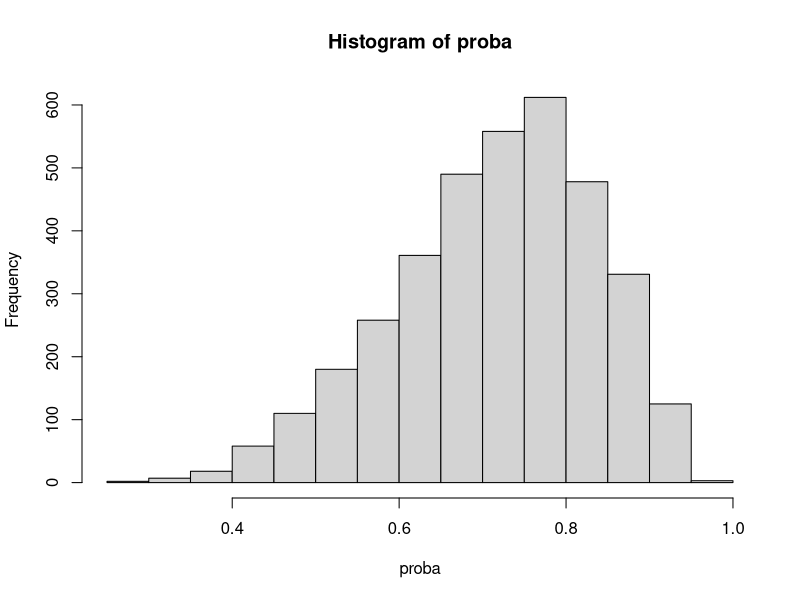
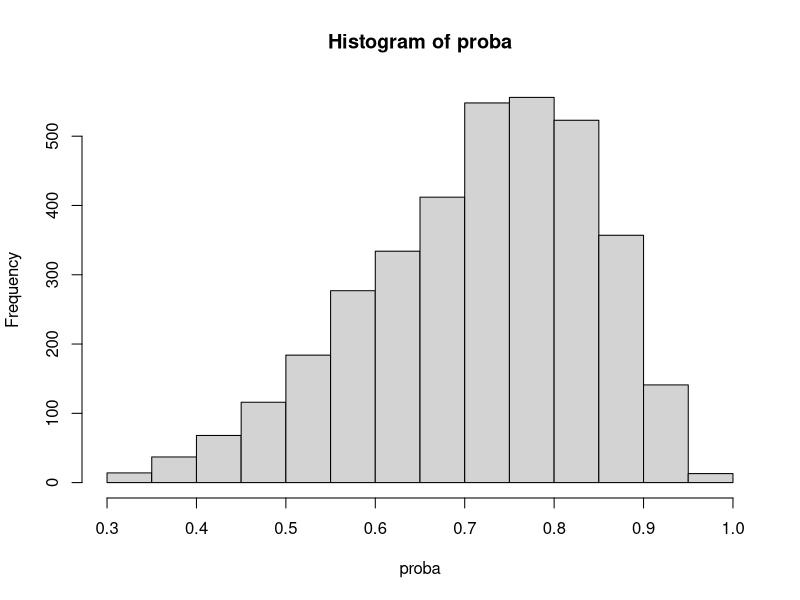
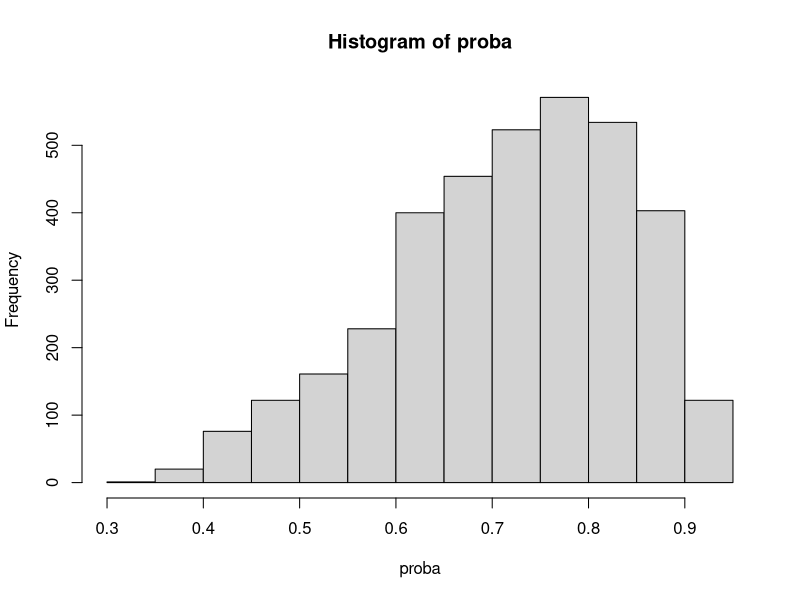
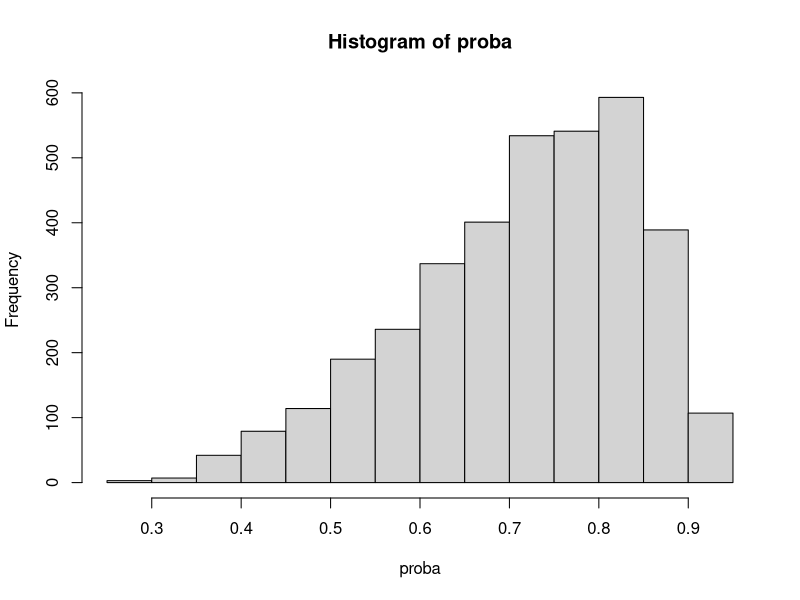
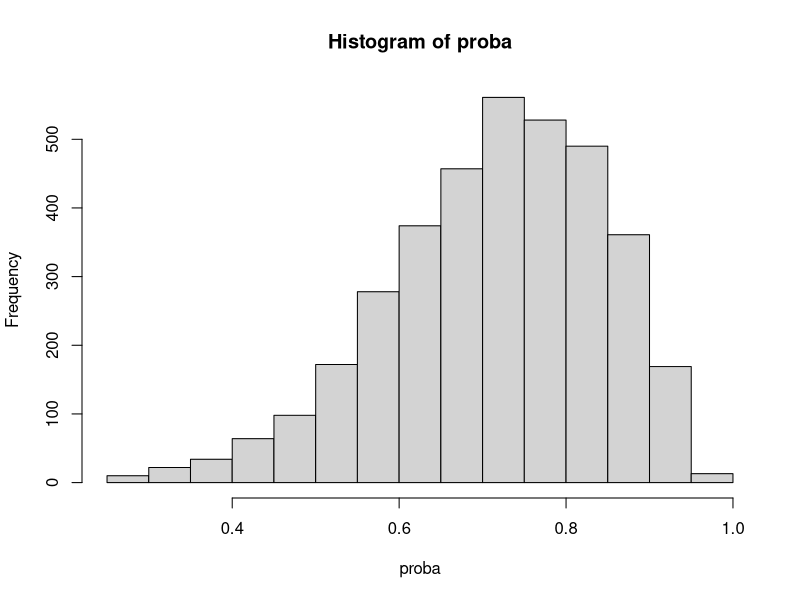
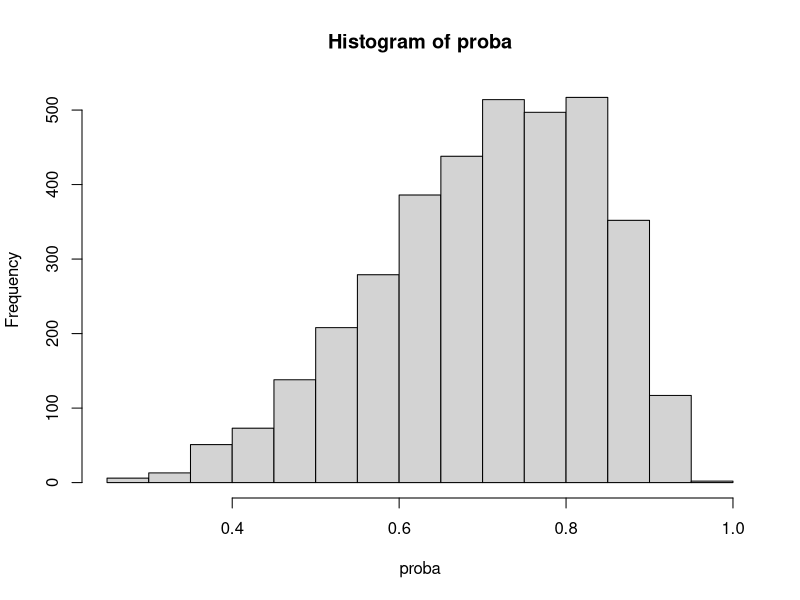
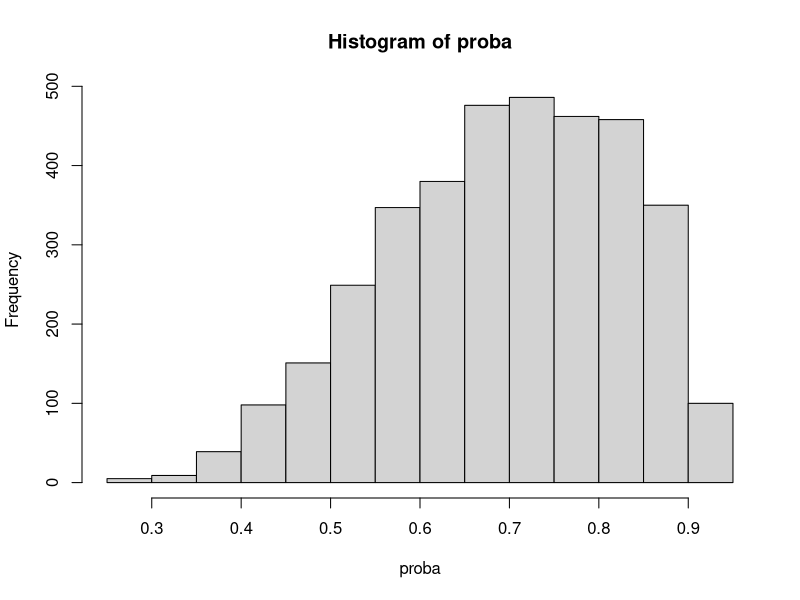
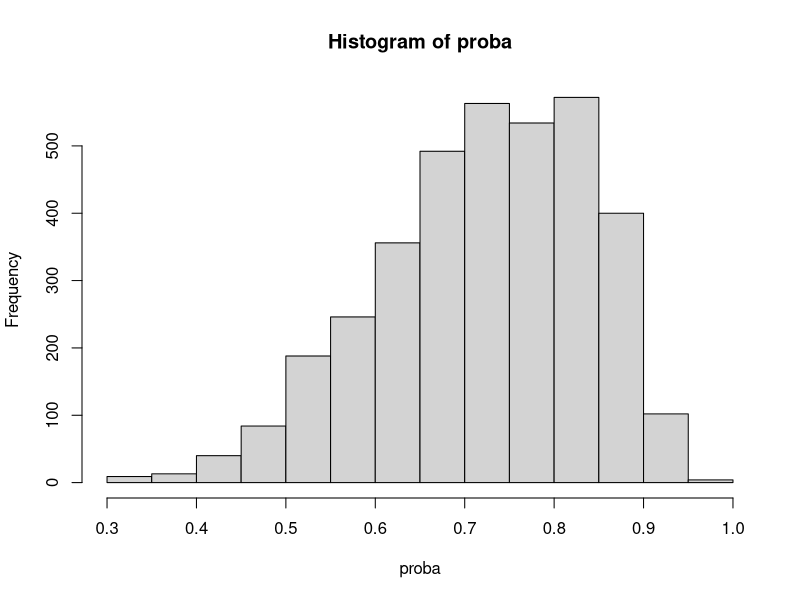

The R source for these figures, in order: (Note: a time limit stopped this script after it produced the figures.)
library(boot);

#----------------------------------------------------------------------------------------
# Default setting
#----------------------------------------------------------------------------------------

set.seed(105);
isMissing <- TRUE;
isVarying <- TRUE;
gamma1<-1;cluster<-200;unit<-20;
gamma0<-1;beta0<-0.25;beta1<-0.5;
sigma.a<-1;sigma.e<-1;true<-0;M<-1000;
len<-4;res1=res2=res3=res4=matrix(0,nrow=M,ncol=5)
count.res1=count.res2=count.res3=matrix(0,nrow=M,ncol=4)
var.res<-matrix(0, nrow=M, ncol=len^2)
true_parameter<-c(beta0,beta1,sigma.a,sigma.e)
vari1=vari2=vari3=est1=est2=est3=rep(0,4)

#----------------------------------------------------------------------------------------
# Function for estimating gamma
#----------------------------------------------------------------------------------------

calculate_nr <- function(old){
  w=delta*exp(-X*old); U=I=0; U.part=NULL;
    for( i in 1: (cluster-full_cluster)){
      this_cluster<-(1:cluster)[-full_index][i]
      this_index<-which( long_cluster %in% this_cluster )
	
      w.i = w[this_index]
	print(this_index)
	if(sum(w.i)==0){
		print(delta[this_index])
	}
      U.part[i] = (length(this_index)-Obs[this_index])[1]*sum(w.i*(X-unObs_X)[this_index])/sum(w.i)
      U = U + U.part[i];
      I = I + (length(this_index)-Obs[this_index])[1]*(sum((-X[this_index])*w.i*(X-unObs_X)[this_index])*sum(w.i)-
        sum(w.i*(X-unObs_X)[this_index])*sum((-X[this_index])*w.i))/(sum(w.i))^2
    }
  new = old - U/I; 
  return(c(new, U^2, I, U.part))
}

get_gamma <- function(){
    count=1; isBad=TRUE; temp=temp2=NULL; I=U.part=NULL;
    old = sum(X-unObs_X)/sum((X-unObs_X)*X);
    while( isBad ){
        count<-count+1;
        temp<-calculate_nr(old); 
        new<-calculate_nr(temp[1]);
          if( new[2] < temp[2] ){
            old<-temp[1];
            if( new[2] < 10^(-15) ){
              isBad<-FALSE;
            }
          }else{
            Check<-TRUE;
            while(Check){
              print(":("); 
              if(calculate_nr((old+temp[1])/2)[2] < calculate_nr(old)[2]){
                Check<-FALSE;
              }else{
                old<-(old+temp[1])/2
              }
            }
          } 
    }
    old = temp[1];
    I = -temp[3]; U.part = temp[4:(cluster-full_cluster+3)]; IF = sum(U.part)/I; Z=NULL;
    
    for( i in 1: (cluster-full_cluster)){
      this_cluster<-(1:cluster)[-full_index][i]
      this_index<-which( long_cluster %in% this_cluster )
      delta_i<-delta[this_index]; X_i<-X[this_index];
      alpha[i]<-(-log((length(this_index)-Obs[this_index])[1]/sum(delta_i*exp(-old*X_i))))
      est_pi[this_index]<-inv.logit(alpha[i]+old*X_i)
    }
    #est_pi = inv.logit( rep(alpha, each = unit) + old*X );
    return(c(est_pi,old));
}

#----------------------------------------------------------------------------------------
# Function for generating database and result tables
#----------------------------------------------------------------------------------------

make_data_matrix <- function(cluster,unit){
  X = matrix(runif(cluster*unit, min=-1/2,max=1/2), nrow=unit, ncol=cluster)
  a = matrix(rep(rnorm(cluster, mean=0, sd=sigma.a),each = unit), nrow=unit, ncol=cluster)

  if( isMissing ){ #True value for missing data analysis
    proba = inv.logit(gamma0 + 0.6*a + gamma1*X); #logit probability
    while(TRUE){
      delta = matrix(rbinom(n=cluster*unit, size=1, prob = proba), nrow=unit, ncol=cluster)
      if( (sum(colMeans(delta)==0)==0) ){
        break;
      }
    }
  }else{
    proba = matrix(1, nrow=unit, ncol=cluster)
    delta = matrix(1, nrow=unit, ncol=cluster)
  }
  Y = matrix(beta0 + beta1*X + a + rnorm(cluster*unit, mean=0, sd=sigma.e), nrow=unit, ncol=cluster);
  return(list(X,Y,delta,a,proba));
}

trans <- function(vector, units, islong=FALSE){
  result_vec = c()
  cumsum_point <- c(0, cumsum(units))
  for(i in 1:length(units)){
    this_cluster <- (cumsum_point[i]+1):cumsum_point[(i+1)]
    if(islong){
      result_vec = c(result_vec, rep(sum(vector[this_cluster]), units[i]))
    }else{
      result_vec = c(result_vec, sum(vector[this_cluster]))
    }
  }
  return( result_vec )
}

old_trans <-function(vector, repe){
  result_value <- rep(colSums(matrix(vector, ncol = cluster)), each=repe)
  return(result_value)
}

res.cal <- function(result){
  BIAS = colMeans(result)[1:4]
  VAR=c(var(result[,1]),var(result[,2]),var(result[,3]),var(result[,4]) )
  M <- rbind(BIAS,VAR,sqrt(1000)*BIAS/sqrt(VAR))
  colnames(M) <- c('intercept','beta','D','sigma')
  return(M)
}

make_long_unit <- function(units){
  long_unit=c()
  for( i in 1:length(units)){
    long_unit = c(long_unit, rep(units[i], units[i]))   
  }
  return(long_unit)
}

make_long_cluster <- function(units){
  long_id=c()
  for( i in 1:length(units)){
    long_id = c(long_id, rep(i, units[i]))   
  }
  return(long_id)
}

#----------------------------------------------------------------------------------------
# Function for parameter
#----------------------------------------------------------------------------------------

get_proposed <- function(X=raw.X, Y=raw.Y, a=raw.a, WEIGHT=rep(1,length(raw.Y)), old = rep(0.3, 4)){
  len = 4
  new = rep(0, 4)
  
  class_index= c()
  class_index[1] <- 0
  class_index[2:length(a)] <- sapply(2:length(a), function(x){if(a[(x-1)] != a[x]){return(1)}else{return(0)}})
  changeing_points = c(1, which(class_index==1), (length(a)+1))
  units = diff(changeing_points)
  
  long_unit=c()
  for( i in 1:length(units)){
    long_unit = c(long_unit, rep(units[i], units[i]))   
  }
  
  U=matrix(0, nr=length(units), nc=len); I=matrix(0, nr=len, nc =len);
  while(TRUE){
    q = old[3]/(old[4]+long_unit*old[3]); #I define q for convenience sake.
    short_q = old[3]/(old[4]+units*old[3]); 
    a.hat = trans(WEIGHT*(Y-old[1]-X*old[2]), units= units, islong=TRUE);
    zeta = trans(WEIGHT*(Y-old[1]-X*old[2]), units= units)^2 - trans((WEIGHT^2-1), units= units)*old[4]
    
    U.1 = trans( (WEIGHT*(Y-old[1]-X*old[2])-q*a.hat), units= units) - trans( (WEIGHT-1)*a.hat, units= units)/units
    U.2 = trans( X*(WEIGHT*(Y-old[1]-X*old[2])-q*a.hat), units= units) - trans( X*(WEIGHT-1)*a.hat, units= units)/units
    U.3 = old[4]*short_q+(short_q^2)*zeta - old[3]
    U.4 = trans(WEIGHT*(Y-old[1]-X*old[2])^2, units= units) + units*old[4]*short_q - (units + 2*old[4]/old[3])*(short_q^2)*zeta - units*old[4]
    
    U = cbind(U.1, U.2, U.3, U.4)
    
    I[1,1] = sum(units*(short_q*units-1))
    I[1,2] = sum(trans(WEIGHT*X, units= units)*(units*short_q-1))
    I[2,1] = sum(trans(X, units= units)*(units*short_q-1))
    I[2,2] = sum( X*(q*trans(WEIGHT*X, units= units, islong=TRUE)-(WEIGHT*X)) ) + sum( trans( X*(WEIGHT-1)*trans(WEIGHT*X, units= units, islong=TRUE), units= units)/units )
    I[1,3] = sum( (trans(WEIGHT*(Y-old[1]-X*old[2]), units= units))*(-units*old[4]/((old[4]+units*old[3])^2)) )
    I[1,4] = sum( (trans(WEIGHT*(Y-old[1]-X*old[2]), units= units))*units*(short_q^2)/old[3] )
    I[2,3] = sum( (trans(WEIGHT*(Y-old[1]-X*old[2]), units= units))*(trans(X, units= units))*(-old[4]/((old[4]+units*old[3])^2)) );
    I[2,4] = sum( (trans(WEIGHT*(Y-old[1]-X*old[2]), units= units))*(trans(X, units= units))*((short_q^2)/old[3]) );
    I[3,1] = sum( 2*(short_q^2)*trans(WEIGHT*(Y-old[1]-X*old[2]), units= units)*trans(WEIGHT*(-1), units= units) );
    I[3,2] = sum( 2*(short_q^2)*trans(WEIGHT*(Y-old[1]-X*old[2]), units= units)*trans(WEIGHT*(-X), units= units) );
    
    I[3,3] = sum( (old[4]/(old[4]+units*old[3]))^2 + 2*short_q*old[4]*zeta/(old[4]+units*old[3])^2 ) - length(units);
    I[3,4] = sum( units*short_q^2 - 2*(short_q^3)*zeta/(old[3]) - (short_q^2)*(trans(WEIGHT^2-1, units= units)) );
    I[4,1] = sum(2*WEIGHT*(Y-old[1]-X*old[2])*(-1)) + sum( (units*(short_q^2)-2*short_q)*2*(trans(WEIGHT*(Y-old[1]-X*old[2]), units= units)*trans(WEIGHT*(-1), units= units)) );
    I[4,2] = sum(2*WEIGHT*(Y-old[1]-X*old[2])*(-X)) + sum( (units*(short_q^2)-2*short_q)*2*(trans(WEIGHT*(Y-old[1]-X*old[2]), units= units)*trans(WEIGHT*(-X), units= units)) );
    I[4,3] = sum( units*(old[4]/(old[4]+units*old[3]))^2 + zeta*(units*2*short_q*old[4]/(old[4]+units*old[3])^2 - 2*old[4]/(old[4]+units*old[3])^2 ) );
    I[4,4] = sum( (units*short_q)^2 - trans(WEIGHT^2-1, units= units)*(units*(short_q^2)-2*short_q) + zeta*(2*units*(short_q^3)/(-old[3]) + 2*(short_q^2)/old[3] ) - units );
    
    if(FALSE){
      W = delta*exp(-gamma.fit*X)
      W.X = trans(W*X, 10); W.1 = trans(W*1, 10);
      del.pi = proba*(1-proba)*(X - W.X/W.1)
      U.5 = trans((WEIGHT-1)*X,1)
      U.star = cbind(U.1, U.2, U.3, U.4, U.5)
      
      I.star[1:4,1:4] = I[1:4,1:4]
      I.star[1,5] = sum( ((-WEIGHT^2)*del.pi*(Y-old[1]-X*old[2]-q*a.hat) + WEIGHT*(q*trans(WEIGHT^2*(del.pi)*(Y-old[1]-X*old[2]),1))))
      I.star[2,5] = sum( (X*(-WEIGHT^2)*del.pi*(Y-old[1]-X*old[2]-a.hat/unit) + X*WEIGHT*(trans(WEIGHT^2*(del.pi)*(Y-old[1]-X*old[2]),1)/unit))*unit*q)
      I.star[3,5] = sum(q^2*(2*trans(WEIGHT*(Y-old[1]-X*old[2]),1)*trans(-WEIGHT^2*(del.pi)*(Y-old[1]-X*old[2]),1)+2*old[4]*trans(WEIGHT^3*(del.pi),1) ))
      I.star[4,5] = sum( unit*(old[4]/(old[4]+unit*old[3]))^2 + zeta*(unit*2*q*old[4]/(old[4]+unit*old[3])^2 - 2*old[4]/(old[4]+unit*old[3])^2) ) 
      I.star[5,5] = sum(-WEIGHT^2*del.pi*X)
      new = old - solve(I.star)%*%colSums(U.star)
    }
    
    new = old - solve(I)%*%colSums(U);
    error=sum((new-old)^2); old=new;
    print(error)
    if( error<10^-8 ){
      vari = (solve(I)%*%var(U)%*%t(solve(I)))*cluster		
      break;
    }
  }
  
  return(list(old, vari))
}

#----------------------------------------------------------------------------------------
# Simulation
#----------------------------------------------------------------------------------------

for( k in 1:M){
  
  #-----------------------------------------------------------------------
  # generating data
  #-----------------------------------------------------------------------
  
  isPASS<-TRUE
  while(isPASS){
  isPASS<-FALSE
  raw = make_data_matrix(cluster,unit);
  raw_matrix<-sapply(raw,c);    
  if( isVarying ){
    units<-rbinom(cluster, unit, 0.9) #subset of raw matrix
    subset_index<-c();
    for(j in 1:cluster){
      cluster_index = ((j-1)*unit+1):((j-1)*unit+units[j])
      subset_index <- c(subset_index, cluster_index)
	if( sum(raw_matrix[cluster_index,3]) == 0 ){
		isPASS<-TRUE
		break;
	}
    }
    raw_matrix<-raw_matrix[subset_index,]
  }else{
    units<-rep(unit, cluster) #subset of raw matrix
  }
  long_cluster<-make_long_cluster(units)
  }

  #X=Y=delta=a=NULL;  
  X=raw_X=raw_matrix[,1]; Y=raw_Y=raw_matrix[,2];
  delta=raw_delta=raw_matrix[,3]; a=raw_a=raw_matrix[,4];
  proba=raw_proba=raw_matrix[,5]; raw_long_cluster=long_cluster
  hist(proba)
  
  #-----------------------------------------------------------------------
  # estimating gamma
  #-----------------------------------------------------------------------
  
  if( isMissing ){
      # raw_* stands for real data and variables without 'raw_' prefix are for gamma calculation
      if ( sum( tapply(raw_delta, long_cluster, FUN=sum) == units ) > 0 ) {
        full_index = which( tapply(raw_delta, long_cluster, FUN=sum) == units )
        full_cluster = length(full_index);
        del_full_cluster = which( long_cluster %in% full_index );
        X<-raw_X[-del_full_cluster]; a<-raw_a[-del_full_cluster];
        delta<-raw_delta[-del_full_cluster]; Y<-raw_Y[-del_full_cluster];
        long_cluster<-long_cluster[-del_full_cluster]
      }else{
        full_cluster<-0;
	  full_index<-(cluster+1);
      }
      Obs = unObs_X = item = Obs_X = rep(0,length(X)); alpha= NULL;
      for( i in 1:(cluster-full_cluster) ){
        this_cluster<-(1:cluster)[-full_index][i]
        this_index<-which( long_cluster %in% this_cluster )
        delta_i<-delta[this_index]; X_i<-X[this_index];
        Obs[this_index]<-sum(delta_i); #r_i
        unObs_X[this_index]<-rep(sum((1-delta_i)*X_i)/sum(1-delta_i), each=length(this_index));
        Obs_X[this_index]<-rep(sum(delta_i*X_i)/sum(delta_i), each=length(this_index));
      }
      #item = X-Obs_X;
      est_pi = rep(0,length(X));
      fit_gamma = get_gamma()
      est_pi = fit_gamma[1:(length(fit_gamma)-1)]
      
      proba=c()
      if ( sum( tapply(raw_delta, raw_long_cluster, FUN=sum) == units ) > 0 ) {
        proba=rep(1,length(raw_X));
        proba[c(-del_full_cluster)] = as.vector(est_pi);
      }else{
        proba = est_pi;
      }
  }
  
  X=raw_X; a=raw_a; delta=raw_delta; Y=raw_Y; WEIGHT=raw_delta/proba;
  X.obs=X[delta==1]; a.obs=a[delta==1]; delta.obs=delta[delta==1]; Y.obs=Y[delta==1];
  
  #-----------------------------------------------------------------------
  # full cases
  #-----------------------------------------------------------------------
  
  fit.full = get_proposed(X = raw_X, Y=raw_Y, a=raw_a, WEIGHT = rep(1, length(raw_Y)), old = true_parameter)
  est1 = fit.full[[1]]
  vari1 = sqrt(diag(fit.full[[2]]))
  
  #-----------------------------------------------------------------------
  # complete cases
  #-----------------------------------------------------------------------
  
  fit.complete = get_proposed(X = X.obs, Y=Y.obs, a=a.obs, WEIGHT = rep(1, length(Y.obs)), old = true_parameter)
  est2 = fit.complete[[1]]
  vari2 = sqrt(diag(fit.complete[[2]]))
  
  #-----------------------------------------------------------------------
  # proposed cases
  #-----------------------------------------------------------------------
  
  fit.proposed = get_proposed(X=X, Y=Y, a=a, WEIGHT=WEIGHT, old = est2)
  est3 = fit.proposed[[1]]
  vari3 = sqrt(diag(fit.proposed[[2]]))


count.res1[k,] = as.numeric( (est1 + qnorm(0.025)*vari1-true_parameter)*(est1 - qnorm(0.025)*vari1-true_parameter) < 0 );
count.res2[k,] = as.numeric( (est2 + qnorm(0.025)*vari2-true_parameter)*(est2 - qnorm(0.025)*vari2-true_parameter) < 0 );
count.res3[k,] = as.numeric( (est3 + qnorm(0.025)*vari3-true_parameter)*(est3 - qnorm(0.025)*vari3-true_parameter) < 0 );

res1[k,] = c(est1-true_parameter, mean(delta))
res2[k,] = c(est2-true_parameter, mean(delta))
res3[k,] = c(est3-true_parameter, mean(delta))

var.res[k,] = as.vector(vari3)
}

res.cal(res1);
res.cal(res2);
res.cal(res3);
T = matrix(colMeans(var.res^2), nr=4)
cluster;unit;gamma1;

var(res3[,1:4])/T[1:4,1:4] #Check the ratio between simulation variance and estimates
mean(delta)

length(Y)

#filename = paste(Sys.time(),"_CSNI",".RData", sep="")
#save.image(file = filename)



library("xtable")
Bias = rbind(res.cal(res1)[1,],res.cal(res2)[1,],res.cal(res3)[1,])*1000
Variance = rbind(res.cal(res1)[2,],res.cal(res2)[2,],res.cal(res3)[2,])*1000
CP = rbind(colMeans(count.res1),colMeans(count.res2),colMeans(count.res3))*1000

DF<-data.frame(t(Bias),t(Variance),t(CP))
colnames(DF) =c("FULL","COMP","PROP","FULL","COMP","PROP","FULL","COMP","PROP") 
xtable(DF, digits=c(rep(1,7),rep(0,3)), display=c(rep("f",7),rep("f",3)), align=rep("c",10))


cluster;unit;isVarying
